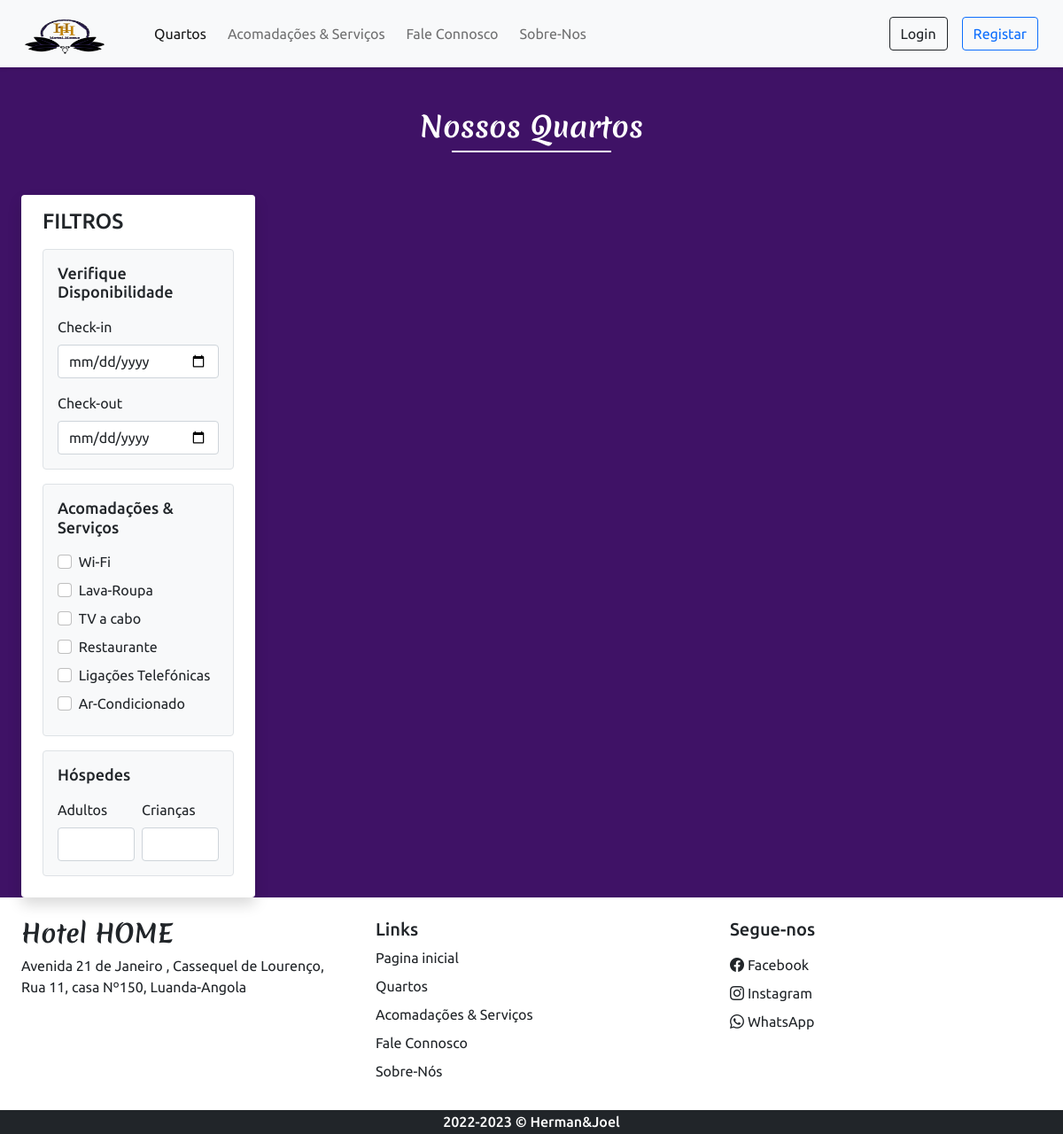
/app/Views/Home_Quartos.php, run on the app's committed database.
### tables this page shows
CREATE TABLE `acomadacao` (
  `id` int(11) NOT NULL,
  `icone` varchar(100) NOT NULL,
  `nome` varchar(50) NOT NULL,
  `descricao` varchar(250) NOT NULL
);

CREATE TABLE `configuracoes` (
  `id_confg` int(11) NOT NULL,
  `site_titulo` varchar(50) NOT NULL,
  `site_sobre` varchar(332) NOT NULL,
  `Desligado` tinyint(1) NOT NULL
);

CREATE TABLE `contactos_detalhes` (
  `id_cont` int(11) NOT NULL,
  `endereco` varchar(132) NOT NULL,
  `gmap` varchar(132) NOT NULL,
  `pn1` varchar(30) NOT NULL,
  `pn2` varchar(30) NOT NULL,
  `email` varchar(132) NOT NULL,
  `fb` varchar(132) NOT NULL,
  `insta` varchar(132) NOT NULL,
  `wt` varchar(132) NOT NULL,
  `iframe` varchar(332) NOT NULL
);

### app/Models/Database.php (called while the page is built, shortened)
<?php
    function Selecionar_all($Conexao,$Tabela){
        $stmt = $Conexao->prepare("SELECT * FROM $Tabela");
        $stmt->execute();
        $res = $stmt->fetchAll(PDO::FETCH_ASSOC);
        return $res;
    }
    function Selecao($Conexao,$sql,$valores,$retorno){
            try {
                $stmt = $Conexao->prepare($sql);
                $stmt->execute($sql === $valores? null: $valores);
                if($retorno == true){
                    return $stmt->fetch(PDO::FETCH_NUM);
                }else{
                    return $stmt->fetchAll(PDO::FETCH_ASSOC);
                }
            } catch (PDOException $e) {
                die("A consulta não pode ser executada- Select: ".$e->getMessage());
            }
        }
?>

### app/Controllers/d_con.php (called while the page is built, shortened)
<?php
        require("../Models/Database.php");
        $quer1 = "SELECT * FROM configuracoes WHERE id_confg=? ";
        $quer2 = "SELECT * FROM contactos_detalhes WHERE id_cont=? ";
        $value = [1];
        $contactos = Selecao($Conexao,$quer1,$value,false);
        $contactos2 = Selecao($Conexao,$quer2,$value,false);
?>

### app/Views/Home_Quartos.php (the view, shortened to what this page needs)
<?php
require('../Controllers/d_con.php');
?>
<!DOCTYPE html>
<html lang="pt-ao">
    <head>
        <?php require('../Views/Links.php'); ?>
</head>
    <body>
        <?php
        require('../Views/Home_Header.php');
        $checkin_default = "";
        $checkout_default = "";
        $adulto_default ="";
        $crianca_default ="";
        ?>
        <main>
            <div class="my-5 px-4">
                <h2 class="fw-bold h-fonte text-center color_white">Nossos Quartos</h2>
                <div class="h-linha bg-white"></div>
            </div>
            <div class="container-fluid">
                <div class="row">
                    <div class="col-lg-3 col-md-12 mb-lg-0 mb-5 ps-4">
                        <nav class="navbar navbar-expand-lg navbar-light bg-white rounded shadow">
                            <div class="container-fluid flex-lg-column align-items-stretch">
                                <h4 class="mt-2">FILTROS</h4>
                                <div class="collapse navbar-collapse flex-column align-items-stretch mt-2" id="filterDropdown">
                                    <div class="border bg-light p-3 rounded mb-3">
                                        <h5 class="d-flex align-items-center justify-content-between mb-3" style="font-size: 18px;">
                                            Verifique Disponibilidade
                                        </h5>
                                        <label class="form-label">Check-in</label>
                                        <input type="date" class="form-control shadow-none mb-3" value="<?php echo $checkin_default ?>" id="checkin" onchange="check_filter()" min="<?php echo date('Y-m-d');?>">
                                        <label class="form-label">Check-out</label>
                                        <input type="date" class="form-control shadow-none" id="checkout" value="<?php echo $checkout_default ?>" onchange="check_filter()" min="<?php echo date('Y-m-d',strtotime('+1 day'));?>">
                                    </div>
                                    <div class="border bg-light p-3 rounded mb-3">
                                        <h5 class="d-flex align-items-center justify-content-between mb-3" style="font-size: 18px;">
                                            Acomadações & Serviços
                                        </h5>
                                        <?php
                                            $x = Selecionar_all($Conexao,"acomadacao");
                                            foreach ($x as $data) {
                                                echo <<<data
                                                    <div class="mb-2">
                                                        <input type="checkbox" onclick="fetch_rooms()" name="acomadacao" value="$data[id]" class="form-check-input shadow-none me-1" id="$data[id]">
                                                        <label class="form-check-label" for="$data[id]">$data[nome]</label>
                                                    </div>
                                                data;
                                            }
                                        ?>
                                    </div>
                                    <div class="border bg-light p-3 rounded mb-3">
                                        <h5 class="d-flex align-items-center justify-content-between mb-3" style="font-size: 18px;">
                                             Hóspedes
                                        </h5>
                                        <div class="d-flex">
                                            <div class="me-2">
                                                <label class="form-label">Adultos</label>
                                                <input type="number" min="1" id="adulto" value="<?php echo $adulto_default;?>" oninput="hosp_filter()" class="form-control shadow-none">
                                            </div>
                                            <div>
                                                <label class="form-label">Crianças</label>
                                                <input type="number" min="1" id="crianca" oninput="hosp_filter()" value="<?php echo $crianca_default; ?>" class="form-control shadow-none">
                                            </div>
                                        </div>
                                    </div>
                                </div>
                            </div>
                        </nav>
                    </div>
                    <div class="col-lg-9 col-md-12 px-4" id="quarto_data">
                    </div>
        </main>
        <?php require('../Views/Home_Footer.php');?>
    </body>
</html>

### app/Views/Home_Footer.php (shortened to what this page needs)
<footer class="container-fluid  bg-white">
    <div class="row">
        <div class="col-lg-4 p-4">
            <h3 class="h-fonte fw-bold fs-3 mb-2"><?php echo $contactos[0]['site_titulo'];?></h3>
            <address>
                <?php echo $contactos2[0]['endereco'];?>
            </address>
        </div>
        <div class="col-lg-4 p-4">
            <h5>Links</h5>
            <a href="/Projecto-Final/app/Views/Index.php" class="d-inline-block mb-2 text-dark text-decoration-none">Pagina inicial</a><br>
            <a href="/Projecto-Final/app/Views/Home_Quartos.php" class="d-inline-block mb-2 text-dark text-decoration-none">Quartos</a><br>
            <a href="/Projecto-Final/app/Views/Home_Nosso-Servicos.php" class="d-inline-block mb-2 text-dark text-decoration-none">Acomadações & Serviços</a><br>
            <a href="/Projecto-Final/app/Views/Home_Contate-Nos.php" class="d-inline-block mb-2 text-dark text-decoration-none">Fale Connosco</a><br>
            <a href="/Projecto-Final/app/Views/Home_Sobre_nos.php" class="d-inline-block mb-2 text-dark text-decoration-none">Sobre-Nós</a><br>
        </div>
        <div class="col-lg-4 p-4">
            <h5 class="mb-3">Segue-nos</h5>
            <a href="<?php echo $contactos2[0]['fb'];?>" class="d-inline-block text-dark text-decoration-none mb-2">
                <i class="bi bi-facebook me-1"></i>Facebook
            </a><br>
            <a href="<?php echo $contactos2[0]['insta'];?>" class="d-inline-block text-dark text-decoration-none mb-2">
                <i class="bi bi-instagram me-1"></i>Instagram
            </a><br>
            <a href="<?php echo $contactos2[0]['wt']?>" class="d-inline-block text-dark text-decoration-none mb-2">
                <i class="bi bi-whatsapp me-1"></i>WhatsApp
            </a>
        </div>
    </div>
</footer>
<h6 class=" bg-dark text-center text-white p-1 m-0">2022-2023 &copy; Herman&Joel</h6>

### public/css/style.css (style rules this page uses)
:root { --Cor_Principal: #3f1266; --Cor-Fundo-Botao: #822acf; }
body { background-color: var(--Cor_Principal); font-family: 'Ubuntu', sans-serif; }
.h-fonte { font-family: 'Merienda'; }
.h-linha { width: 180px; margin: 0 auto; height: 1.7px; }
.color_white { color: white; }

### data on the page
acomadacao: nome "Wi-Fi"
acomadacao: nome "Lava-Roupa"
acomadacao: nome "TV a cabo"
acomadacao: nome "Restaurante"
acomadacao: nome "Ligações Telefónicas"
acomadacao: nome "Ar-Condicionado"
configuracoes: site_titulo "Hotel HOME"
contactos_detalhes: endereco "Avenida 21 de Janeiro , Cassequel de Lourenço, Rua 11, casa Nº150, Luanda-Angola"
